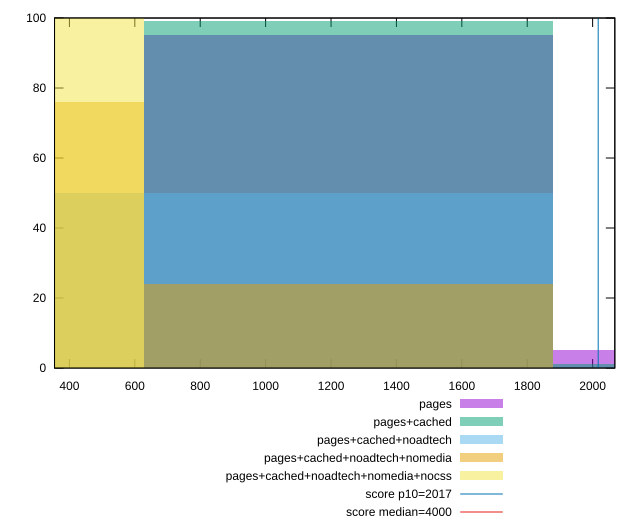

Generate this figure with gnuplot:
reset

$pages <<EOF
1253.2969160073512 95
2506.5938320147025 5
EOF

$pagesCached <<EOF
2506.5938320147025 1
1253.2969160073512 99
EOF

$pagesCachedNoadtech <<EOF
1253.2969160073512 50
0 50
EOF

$pagesCachedNoadtechNomedia <<EOF
1253.2969160073512 24
0 76
EOF

$pagesCachedNoadtechNomediaNocss <<EOF
0 100
EOF

set key outside below
set boxwidth 1253.2969160073512
set xrange [354.46799999999996:2067.8520000000026]
set yrange [0:100]
set trange [0:100]
set style fill transparent solid 0.5 noborder

set parametric
set terminal svg size 640, 530 enhanced background rgb 'white'
set output "report_00018_2021-02-10T15-25-16.877Z/mainthread-work-breakdown/comparison/histogram/all_raw.svg"

plot $pages title "pages" with boxes, \
     $pagesCached title "pages+cached" with boxes, \
     $pagesCachedNoadtech title "pages+cached+noadtech" with boxes, \
     $pagesCachedNoadtechNomedia title "pages+cached+noadtech+nomedia" with boxes, \
     $pagesCachedNoadtechNomediaNocss title "pages+cached+noadtech+nomedia+nocss" with boxes, \
     2017,t title "score p10=2017", \
     4000,t title "score median=4000"

reset
